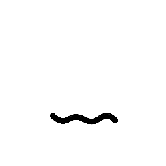
#> input picture data/mouth.png, 166 x 166 px
$ python example.py
#> lines starting #> are read from the running program, lines starting #| are printed output that depends on the picture; after the words box and inside, x2 and y2 are one past the last pixel; in counts of white or black regions, pixels touching at a corner belong together
### fdmsolver.py
# -*- coding: utf-8 -*-
"""
Created on Wed Jan 17 12:48:00 2024

@author: Lukas
"""

import numpy as np
import matplotlib.image as mpimg
from skimage.color import rgb2gray
from skimage.transform import rescale
from scipy.sparse import lil_matrix
from scipy.sparse.linalg import spsolve


# Define constants
eps_0 = 8.8541878128E-12


# Load a map from a grayscale image
def load_map(filename, value_white, value_black, N=None, twobit=False):
    # Load and transform image to desired format
#> called with filename = './data/mouth.png', value_white = False, value_black = True, N = (500, 500), twobit = True
    img = np.array(mpimg.imread(filename))[:, :, :3]  # Crop first three channels
#> img: shape (166, 166, 3) float32; min 0, max 1, mean 0.985
    img = np.swapaxes(img, 0, 1)
    img = np.flip(img, axis=1)

    # Normalize integer data to float 0.-1.
    if np.issubdtype(img.dtype, np.integer):
        img = np.asarray(img, dtype=float) / np.iinfo(img.dtype).max

    # Resize image
    if not N is None:
        resize_x = N[0] / img.shape[0]
#> resize_x = 3.01
        resize_y = N[1] / img.shape[1]
#> resize_y = 3.01
        img = rescale(img, scale=(resize_x, resize_y, 1), mode='constant')
#> img: shape (500, 500, 3) float32

    # Interpret image as grayscale
    img = rgb2gray(img)
#> img: shape (500, 500) float32

    # Compute resulting map and return
    if twobit:
        out = np.where(img > 0.5, value_white,  value_black)
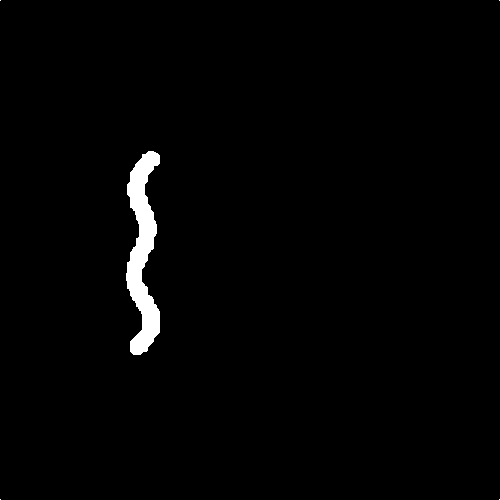
#> out: shape (500, 500) bool; 1.5% white; 5 white regions (4 under 20 px), largest, box (x1, y1, x2, y2) and area: (126, 151, 160, 355) 3762
#> call 2 of load_map, with filename = './data/head.png', value_white = False, value_black = True, N = (500, 500), twobit = True
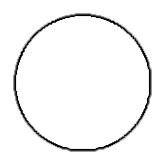
#> input picture data/head.png, 166 x 166 px
#> in load_map (call 2), `out = np.where(img > 0.5, value_white,  value_black)`: out: shape (500, 500) bool; 3.4% white; 5 white regions (4 under 20 px), largest, box (x1, y1, x2, y2) and area: (44, 41, 459, 456) 8428
#> call 3 of load_map, with filename = './data/eye_left.png', value_white = 0, value_black = 1e-05, N = (500, 500), twobit = True
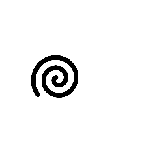
#> input picture data/eye_left.png, 166 x 166 px
#> in load_map (call 3), `out = np.where(img > 0.5, value_white,  value_black)`: out: shape (500, 500) float64; values 0 (black) and 1e-05 (white), 3.2% white; 5 white regions (4 under 20 px), largest, box (x1, y1, x2, y2) and area: (205, 93, 334, 235) 8117
#> call 4 of load_map, with filename = './data/eye_right.png', value_white = 0, value_black = 1e-05, N = (500, 500), twobit = True
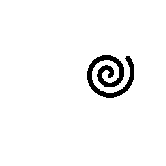
#> input picture data/eye_right.png, 166 x 166 px
#> in load_map (call 4), `out = np.where(img > 0.5, value_white,  value_black)`: out: shape (500, 500) float64; values 0 (black) and 1e-05 (white), 3.4% white; 5 white regions (4 under 20 px), largest, box (x1, y1, x2, y2) and area: (205, 262, 334, 404) 8446
#> `rho += load_map('./data/eye_right.png', 0, 1E-5, N=(N_x, N_y), twobit=..`: rho: shape (500, 500) float64; min 0, max 2e-05, mean 6.63e-07
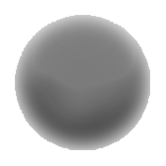
#> input picture data/background.png, 166 x 166 px
    else:
        out = img * (value_white - value_black) + value_black

    return out


# Initialize the linear system
def init_linear_system(N_x, N_y, h, dirichlet=None, neumann=None, rho=None, eps_r=1):
    # Set default data
#> called with N_x = 500, N_y = 500, h = 0.001
    dirichlet = {
        'mask': np.zeros((N_x, N_y), dtype=bool),
        'value': np.zeros((N_x, N_y))} if dirichlet is None else dirichlet

    neumann = {
        'mask': np.zeros((N_x, N_y), dtype=bool),
        'value': np.zeros((N_x, N_y)),
        'dir': np.zeros((N_x, N_y, 2), dtype=int)} if neumann is None else neumann

    rho = np.zeros((N_x, N_y)) if rho is None else rho

    eps_r = np.ones((N_x, N_y)) * eps_r if not hasattr(eps_r, '__len__') else eps_r
    eps_r = np.hstack((eps_r, eps_r[:, 0].reshape(-1, 1)))  # Ensure wrapping around (periodic boundaries)
    eps_r = np.vstack((eps_r, eps_r[0, :]))  # "
#> eps_r: shape (500, 500) float32

    # Setup up the linear system
    A = lil_matrix((N_x * N_y, N_x * N_y))  # Init A as a sparse matrix (LIL format)
    b = np.zeros((N_x * N_y, 1))
    idx_map = np.arange(N_x * N_y).reshape((N_x, N_y)) # Map to convert 2D indices to 1D index

    # Iterate through indices
    for i in range(0, N_x):
        for j in range(0, N_y):
            # Apply Dirichlet boundary condition
            if dirichlet['mask'][i, j]:
                idx = idx_map[i, j]
                A[idx, idx] = 1
                b[idx] = dirichlet['value'][i, j]

            # Apply Neumann boundary condition
            elif neumann['mask'][i, j]:
                idx_1 = idx_map[i, j]
                idx_2 = idx_map[i + neumann['dir'][i, j][0], j + neumann['dir'][i, j][1]]  # Index of the "inner sample"
                A[idx_1, idx_1] = 1
                A[idx_1, idx_2] = -1
                b[idx_1] = neumann['value'][i, j] * h

            else:
                idx = idx_map[i, j]
                idx_l = idx_map[i - 1, j]
                idx_r = idx_map[(i + 1) % N_x, j]  # Ensure wrapping around (periodic boundaries)
                idx_t = idx_map[i, (j + 1) % N_y]  # Ensure wrapping around (periodic boundaries)
                idx_b = idx_map[i, j - 1]

                # Apply free charge
                b[idx] = -rho[i, j] * h**2 / eps_0

                # Apply remainder by five-point star
                a_0 = eps_r[i, j] + eps_r[i - 1, j] + eps_r[i, j - 1] + eps_r[i - 1, j - 1]
                a_1 = (eps_r[i, j] + eps_r[i, j - 1]) / 2
                a_2 = (eps_r[i - 1, j] + eps_r[i, j]) / 2
                a_3 = (eps_r[i - 1, j - 1] + eps_r[i - 1, j]) / 2
                a_4 = (eps_r[i, j - 1] + eps_r[i - 1, j - 1]) / 2

                A[idx, idx] = -a_0
                A[idx, idx_l] = a_3
                A[idx, idx_r] = a_1
                A[idx, idx_t] = a_2
                A[idx, idx_b] = a_4

    return A, b


# Solve sparse linear system
def solve_linear_system(A, b, N_x, N_y, h):
#> called with b = array of shape (250000, 1), N_x = 500, N_y = 500, h = 0.001
    x = spsolve(A.tocsc(), b)  # first convert A to CSC format
    V = x.reshape([N_x, N_y])

    # Compute E-field on a staggered grid from the voltage potentials
    Ex = -(V[1:, :] - V[:-1, :]) / h
    Ey = -(V[:, 1:] - V[:, :-1]) / h
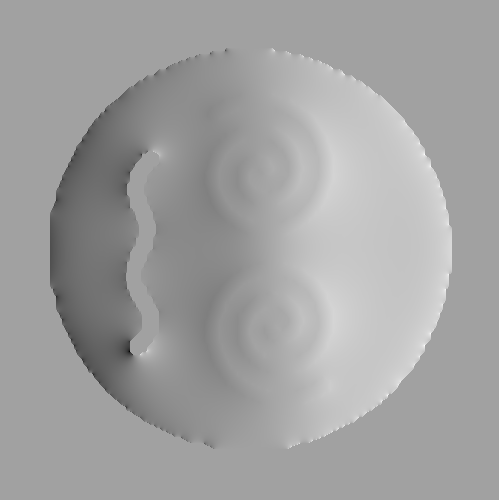
#> Ey: shape (500, 499) float64; min -1625.4, max 940.7, mean 0; drawn with min black and max white

    Ex = (Ex[:, 1:] + Ex[:, :-1]) / 2
#> Ex: shape (499, 499) float64
    Ey = (Ey[1:, :] + Ey[:-1, :]) / 2
#> Ey: shape (499, 499) float64

    E = np.transpose((Ex, Ey), [1, 2, 0])

    return V, E

### example.py
# -*- coding: utf-8 -*-
"""
Created on Wed Jan 22 11:10:01 2024

@author: Lukas
"""

import numpy as np
from scipy.linalg import norm
import matplotlib.pyplot as plt
from mpl_toolkits.axes_grid1 import make_axes_locatable
from fdmsolver import load_map, init_linear_system, solve_linear_system


# Define a uniform grid of spatial points
N_x, N_y = 500, 500
h = 1E-3  # Distance between each sample
width_V, height_V = (N_x - 1) * h, (N_y - 1) * h
width_E, height_E = (N_x - 2) * h, (N_y - 2) * h  # E and eps_r are on a staggered grid from the voltage potentials

# Set Dirichlet boundary conditions
dirichlet = {
    'mask': np.zeros((N_x, N_y), dtype=bool),
    'value': np.zeros((N_x, N_y))}

mask = load_map('./data/mouth.png', False, True, N=(N_x, N_y), twobit=True)
dirichlet['mask'][mask] = True
dirichlet['value'][mask] = 40

mask = load_map('./data/head.png', False, True, (N_x, N_y), twobit=True)
dirichlet['mask'][mask] = True
dirichlet['value'][mask] = 0

# Set Neumann boundary conditions
neumann = {
    'mask': np.zeros((N_x, N_y), dtype=bool),
    'value': np.zeros((N_x, N_y)),
    'dir': np.zeros((N_x, N_y, 2), dtype=int)}

# Set charges
rho = np.zeros((N_x, N_y))
rho += load_map('./data/eye_left.png', 0, 1E-5, N=(N_x, N_y), twobit=True)
rho += load_map('./data/eye_right.png', 0, 1E-5, N=(N_x, N_y), twobit=True)

# Set permittivities
eps_r = load_map('./data/background.png', 1, 100, N=(N_x - 1, N_y - 1), twobit=False)

# Initialize the linear system
# Note: no boundary conditions for left and right means periodic
A, b = init_linear_system(N_x, N_y, h, dirichlet, neumann, rho, eps_r)

# Solve the linear system and compute E-field magnitude
V, E = solve_linear_system(A, b, N_x, N_y, h)
E_magn = norm(E, axis=-1)

# Plot results
fig, axs = plt.subplots(1, 3, figsize=(15, 5), sharex=True, sharey=True)

im = axs[0].imshow(eps_r.T, extent=[0, width_E, 0, height_E], origin='lower', cmap='jet', interpolation='nearest')
axs[0].set_title('Dielectric Constant')
axs[0].set_xlabel('x (m)')
axs[0].set_ylabel('y (m)')
divider = make_axes_locatable(axs[0])
cax = divider.append_axes('right', size='5%', pad=0.15)
fig.colorbar(im, label='Dielectric Constant', cax=cax)

im = axs[1].imshow(V.T, extent=[0, width_V, 0, height_V], origin='lower', cmap='jet', interpolation='nearest')
axs[1].set_title('Electric Potential')
axs[1].set_xlabel('x (m)')
axs[1].set_ylabel('y (m)')
divider = make_axes_locatable(axs[1])
cax = divider.append_axes('right', size='5%', pad=0.15)
fig.colorbar(im, label='Electric Potential (V)', cax=cax)

im = axs[2].imshow(E_magn.T, extent=[0, width_E, 0, height_E], origin='lower', cmap='jet', interpolation='nearest')
axs[2].set_title('Electric Field Magnitude')
axs[2].set_xlabel('x (m)')
axs[2].set_ylabel('y (m)')
divider = make_axes_locatable(axs[2])
cax = divider.append_axes('right', size='5%', pad=0.15)
fig.colorbar(im, label='Electric Field (V/m)', cax=cax)

plt.tight_layout(pad=1.5)
plt.show()
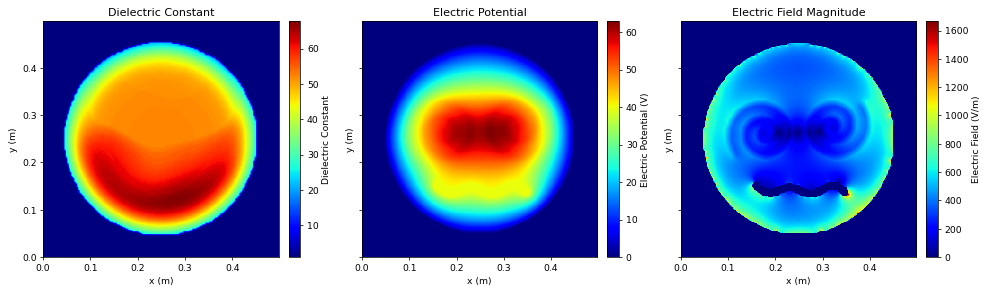
#> figure drawn by matplotlib, 6 panels
